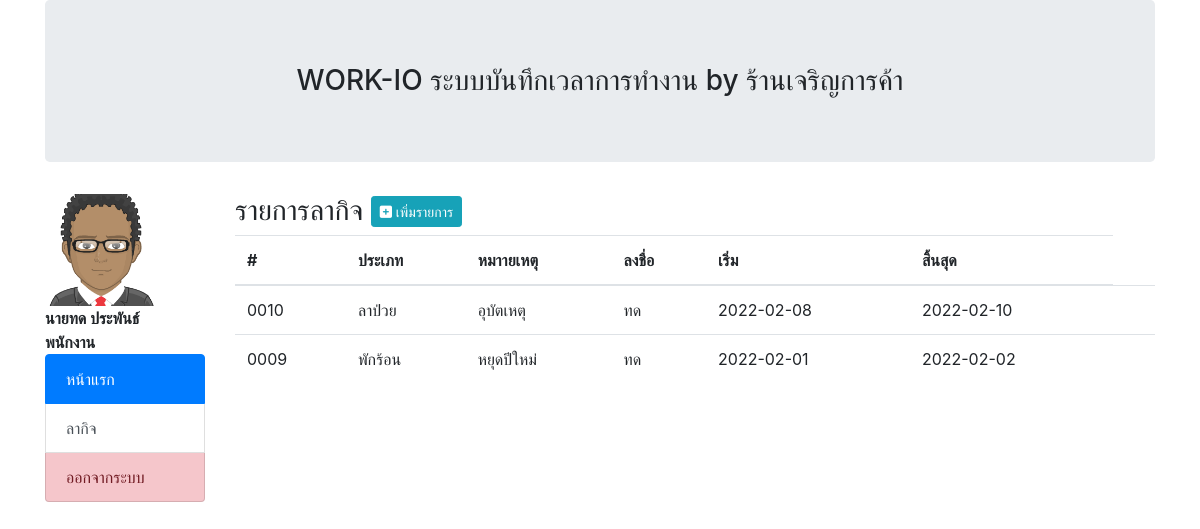
Screenshot of /job.php (signed in) with the database file from the repository.
### tables this page shows
CREATE TABLE `tbl_emp` (
  `m_id` int(11) NOT NULL,
  `m_username` varchar(50) NOT NULL,
  `m_password` varchar(50) NOT NULL,
  `m_firstname` enum('นาย','นางสาว','นาง') NOT NULL,
  `m_name` varchar(100) NOT NULL,
  `m_lastname` varchar(100) NOT NULL,
  `m_position` enum('พนักงาน','ผู้จัดการ','แอดมิน') NOT NULL,
  `m_img` varchar(100) DEFAULT NULL,
  `m_phone` varchar(20) NOT NULL,
  `m_email` varchar(50) NOT NULL,
  `m_level` enum('staff','admin') NOT NULL,
  `m_datesave` timestamp NOT NULL DEFAULT current_timestamp()
);

CREATE TABLE `tbl_job` (
  `id` int(11) NOT NULL,
  `ref_m_id` int(11) NOT NULL,
  `job_detail` enum('ลาป่วย','ลากิจ','พักร้อน') NOT NULL,
  `job_remark` text NOT NULL,
  `job_by` varchar(200) NOT NULL,
  `date_start` date NOT NULL DEFAULT current_timestamp(),
  `date_end` date NOT NULL DEFAULT current_timestamp()
);

### job.php (the view, shortened to what this page needs)
<!doctype html>
<html lang="en">
<?php
include('condb.php');
$m_id = $_SESSION['m_id'];
$queryemp = "SELECT * FROM tbl_emp WHERE m_id=$m_id";
$resultm = mysqli_query($condb, $queryemp) or die("Error in query: $queryemp " . mysqli_error($condb));
$rowm = mysqli_fetch_array($resultm);
?>
<head>
  <link rel="stylesheet" href="https://stackpath.bootstrapcdn.com/bootstrap/4.4.1/css/bootstrap.min.css">
  <link rel="stylesheet" href="https://cdnjs.cloudflare.com/ajax/libs/font-awesome/6.0.0/css/all.min.css">
</head>
<body>
  <div class="container">
    <div class="row">
      <div class="col col-sm-12">
        <h3 class="jumbotron" align="center">WORK-IO ระบบบันทึกเวลาการทำงาน by ร้านเจริญการค้า </h3>
      </div>
    </div>
  </div>
  <div class="container">
    <div class="row">
      <div class="col col-sm-2">
        <img src="img/<?php echo $rowm['m_img']; ?>" width='70%'>
        <br>
        <b>
          <?php echo $rowm['m_firstname'] . $rowm['m_name'] . ' ' . $rowm['m_lastname']; ?>
          <br>
          <?php echo $rowm['m_position']; ?>
        </b>
        <br>
        <div class="list-group">
          <a href="profile.php" class="list-group-item list-group-item-action active">
            หน้าแรก
          </a>
          <a href="job.php" class="list-group-item list-group-item-action">ลากิจ</a>
          <a href="logout.php" class="list-group-item list-group-item-danger" onclick="return confirm('Logout??');">ออกจากระบบ</a>
        </div>
      </div>
      <div class="col col-sm-10">
        <h3>รายการลากิจ
          <button type="button" class="btn btn-info btn-sm" data-toggle="modal" data-target="#exampleModal" data-whatever="@mdo">
            <i class="fa fa-plus-square me-1" aria-hidden="true"></i> เพิ่มรายการ
          </button>
        </h3>
        <table class="table">
          <thead>
            <tr>
              <th>#</th>
              <th>ประเภท</th>
              <th>หมาายเหตุ</th>
              <th>ลงชื่อ</th>
              <th>เริ่ม</th>
              <th>สิ้นสุด</th>
            </tr>
          </thead>
          <tbody>
            <?php
            $queryjob = "SELECT * FROM tbl_job WHERE ref_m_id = $m_id ORDER BY id DESC";
            $rs = mysqli_query($condb, $queryjob)  or die("Error:" . mysqli_error($condb));
            foreach ($rs as $row) {
            ?>
              <tr>
                <td><?php echo str_pad($row['id'], 4, "0", STR_PAD_LEFT) ?></td>
                <td><?php echo $row['job_detail'] ?></td>
                <td><?php echo $row['job_remark'] ?></td>
                <td><?php echo $row['job_by'] ?></td>
                <td><?php echo date("Y-m-d", strtotime($row['date_start'])) ?></td>
                <td><?php echo date("Y-m-d", strtotime($row['date_end'])) ?></td>
                <td></td>
              </tr>
            <?php
            }
            ?>
          </tbody>
        </table>
      </div>
    </div>
  </div>
</body>
</html>

### rows the page displays
tbl_emp: m_img (picture), m_firstname "นาย", m_name "ทด", m_lastname "ประพันธ์", m_position "พนักงาน"
tbl_job: id "0010", job_detail "ลาป่วย", job_remark "อุบัตเหตุ", job_by "ทด", date_start "2022-02-08", date_end "2022-02-10"
tbl_job: id "0009", job_detail "พักร้อน", job_remark "หยุดปีใหม่", job_by "ทด", date_start "2022-02-01", date_end "2022-02-02"
